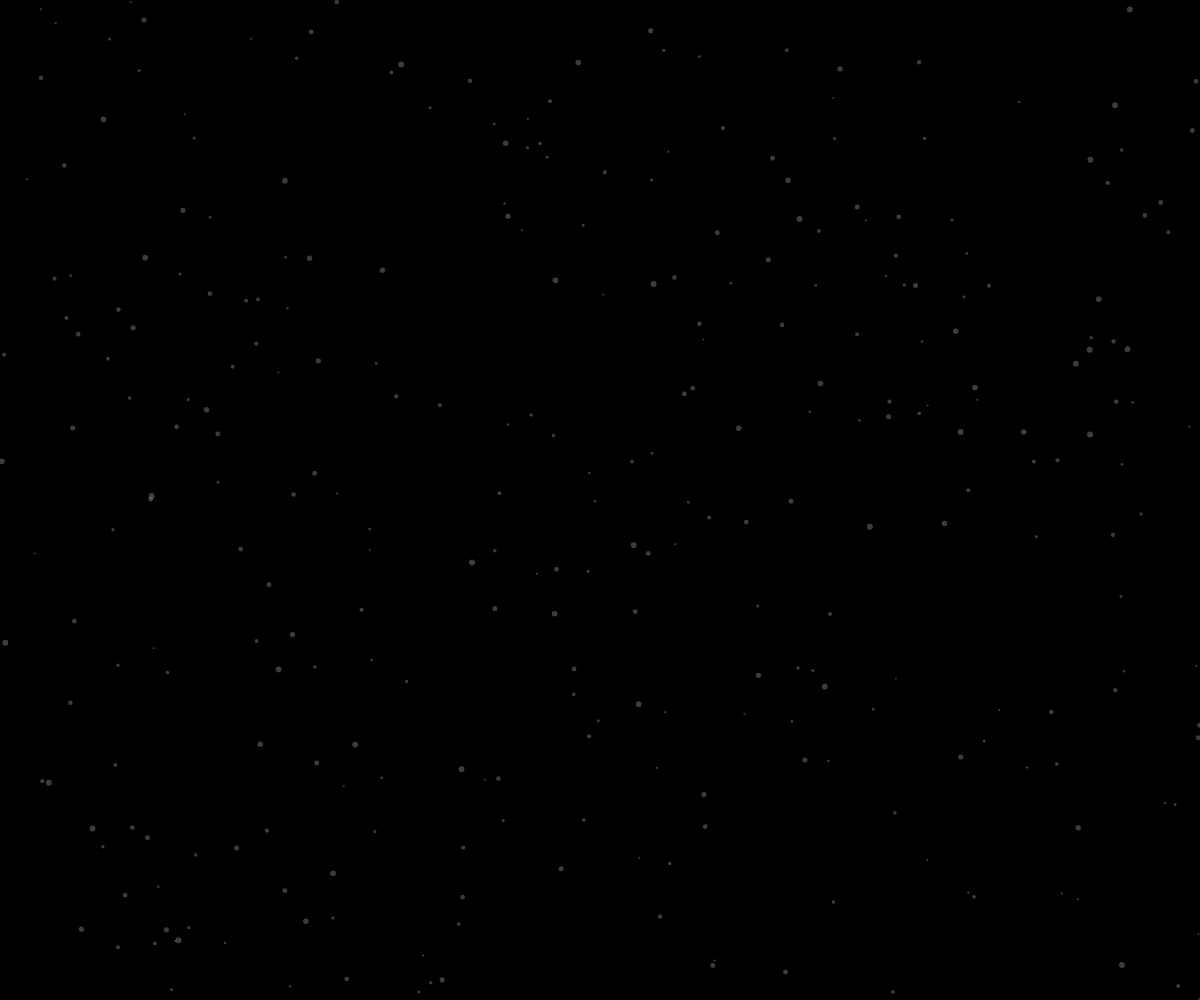
Frame 1 (no input)
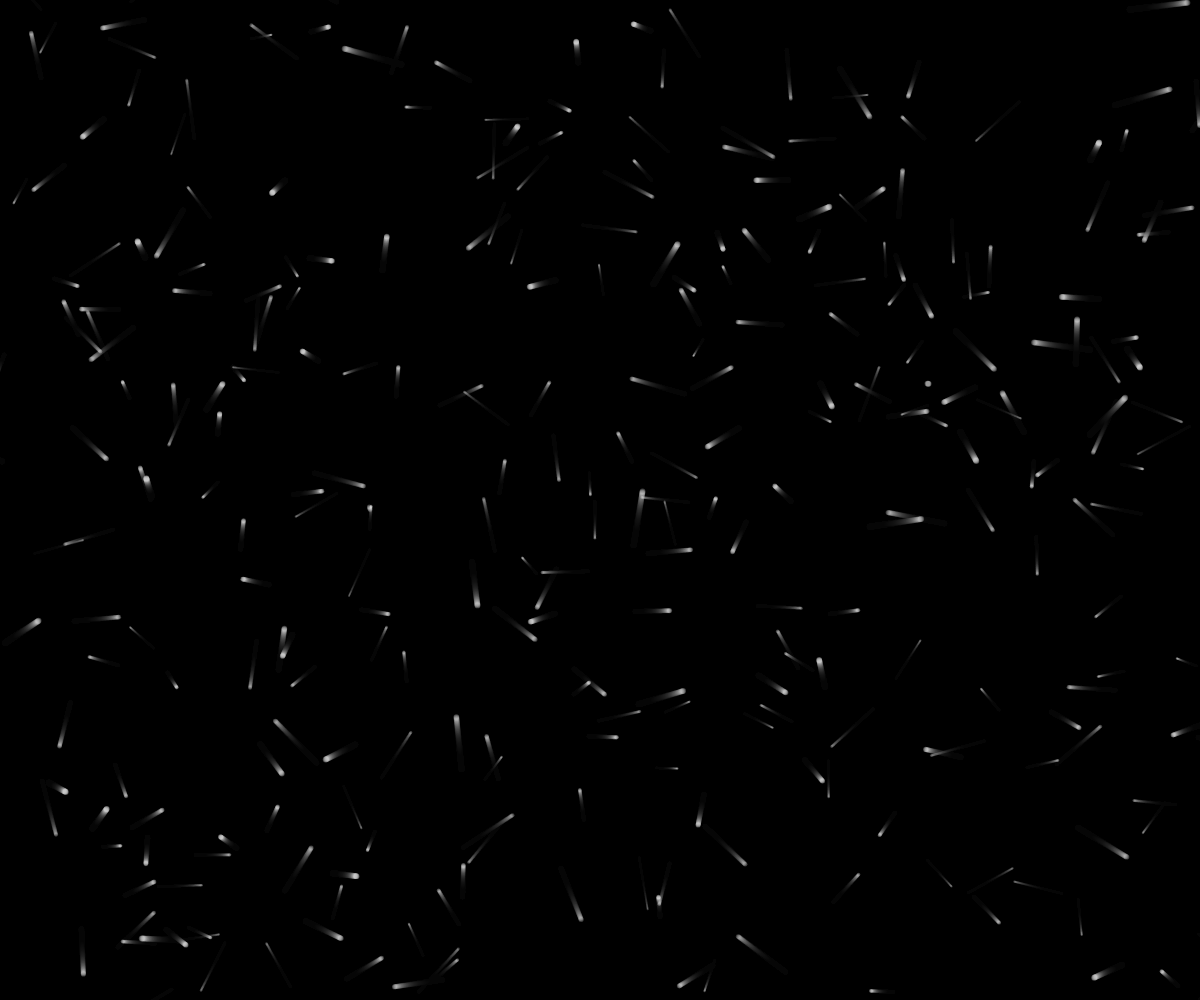
Frame 60 (no input)
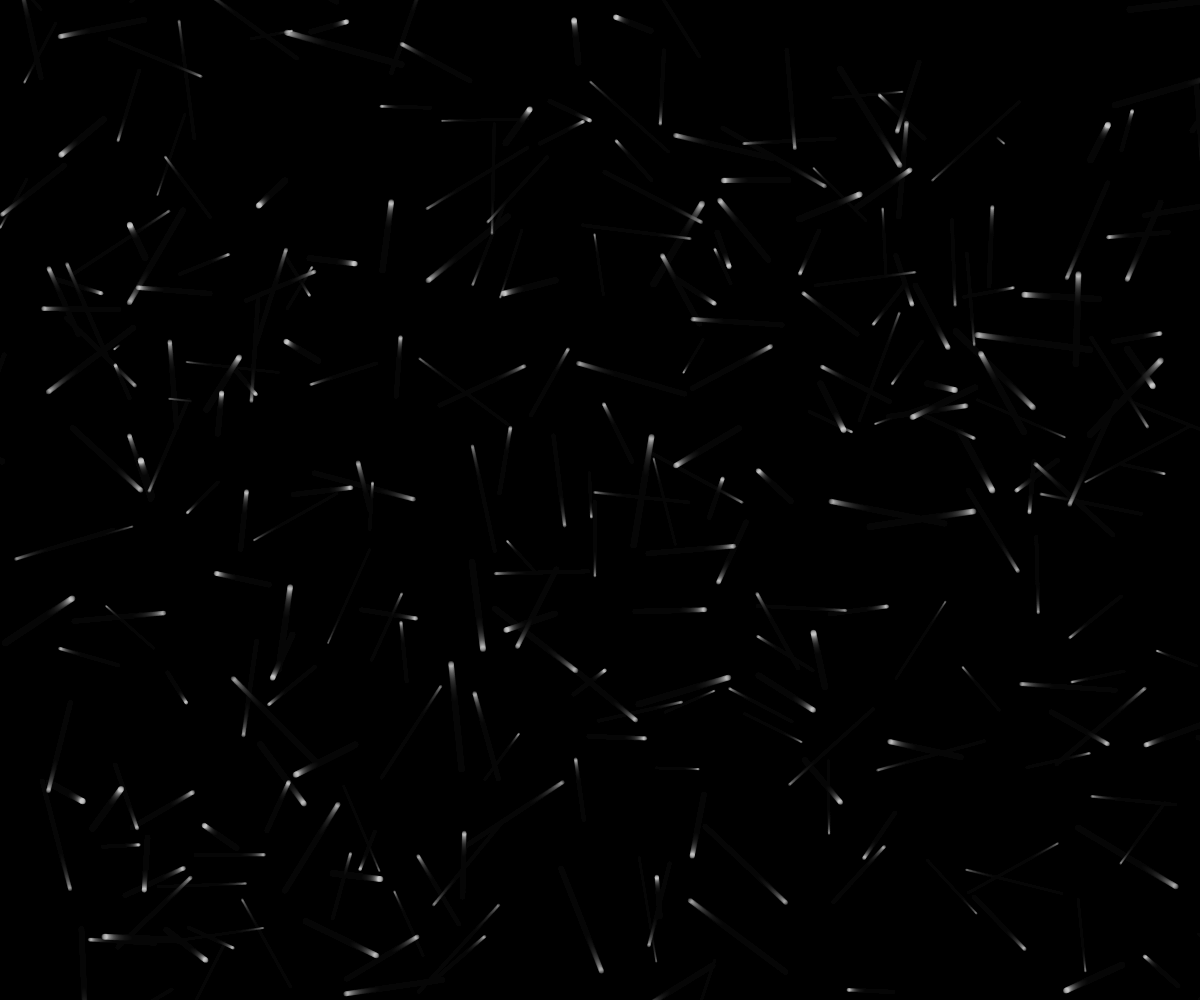
Frame 120 (the mouse pressed at the canvas centre since frame 60)

The p5.js sketch that drew these frames (run headless with seeded random() and noise() and a simulated clock; from frame 60 on, the mouse is pressed at the canvas centre):

// p5.js sketch
// ── sketch.js
let dots = [];

function setup() {
  createCanvas(windowWidth, windowHeight);
  noStroke();
  background(0);

  for (let i = 0; i < 300; i++) {
    dots.push({
      x: random(width),
      y: random(height),
      size: random(2, 6),  
      speed: p5.Vector.random2D().mult(random(0.3, 1))
    });
  }
}

function draw() {
  background(0, 20); 

  fill(255, 60); 
  for (let d of dots) {
    circle(d.x, d.y, d.size);
    d.x += d.speed.x;
    d.y += d.speed.y;

    
    if (d.x < -50 || d.x > width + 50 || d.y < -50 || d.y > height + 50) {
      d.x = random(width);
      d.y = random(height);
      d.speed = p5.Vector.random2D().mult(random(0.3, 1));
    }
  }
}
